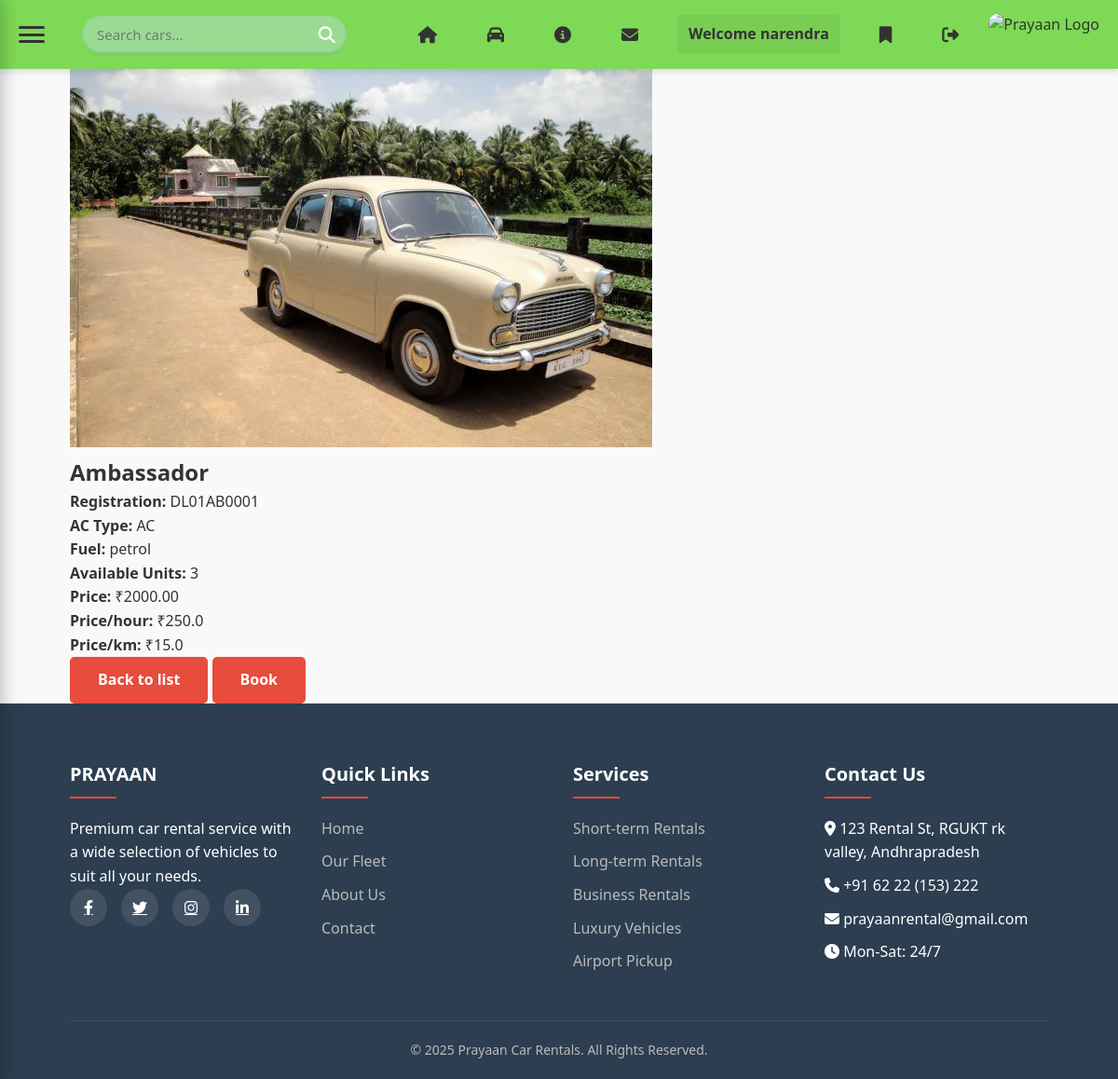
Page /dashboard/cars/1/ (signed in) on the committed database.
### app/models.py (models this page shows, shortened)
class Car(models.Model):
    CATEGORY_CHOICES = [
        ('Ambassador', 'Ambassador'),
        ('Tata Sumo', 'Tata Sumo'),
        ('Maruti Omni', 'Maruti Omni'),
        ('Maruti Esteem', 'Maruti Esteem'),
        ('Mahindra Armada', 'Mahindra Armada'),
    ]
    AC_CHOICES = [('AC', 'AC'), ('Non-AC', 'Non-AC')]
    STATUS_CHOICES = [('available', 'Available'), ('repair', 'Repair')]
    Fuel_con = [('petrol', 'Petrol'), ('diesel', 'Diesel'), ('gas', 'Gas'), ('electric', 'Electric')]
    category = models.CharField(max_length=20, choices=CATEGORY_CHOICES)
    ac_type = models.CharField(max_length=10, choices=AC_CHOICES)
    total_cars = models.IntegerField(default=1)
    registration_number = models.CharField(max_length=20, unique=True)
    image = models.ImageField(upload_to='cars/')
    price = models.DecimalField(max_digits=8, decimal_places=2)
    price_per_hour = models.FloatField(default=0)
    price_per_km = models.FloatField(default=0)
    fuel_consumption = models.CharField(max_length=15, choices=Fuel_con, default='diesel')
    status = models.CharField(max_length=10, choices=STATUS_CHOICES, default='available')
    is_returned = models.BooleanField(default=False)
    pending_payment = models.DecimalField(max_digits=10, decimal_places=2, default=0)
    damage_reported = models.BooleanField(default=False)
    damage_fee = models.DecimalField(max_digits=10, decimal_places=2, default=0)
    returned_at = models.DateTimeField(null=True, blank=True)

### app/views.py (the view)
# urls.py: path('dashboard/cars/<int:pk>/', views.car_detail_view, name='car_detail'),
@login_required
def car_detail_view(request, pk):
    car = get_object_or_404(Car, id=pk)
    return render(request, 'app/car_detail.html', {'car': car})

### app/templatetags/car_extras.py (called while the page is built, shortened)
@register.simple_tag
def car_image_url(car):
    try:
        if getattr(car, 'image') and car.image:
            path = os.path.join(settings.MEDIA_ROOT, car.image.name)
            if os.path.exists(path):
                return settings.MEDIA_URL + car.image.name
    except Exception:
        pass

### app/templates/app/car_detail.html (shortened to what this page needs)
{% extends 'app/base.html' %}
{% load static %}
{% block content %}
<div class="container mt-4">
    <div class="row">
        <div class="col-md-6">
            {% load car_extras %}
            {% car_image_url car as image_url %}
            <img src="{{ image_url }}" class="img-fluid" alt="{{ car.category }}">
        </div>
        <div class="col-md-6">
            <h2>{{ car.category }}</h2>
            <p><strong>Registration:</strong> {{ car.registration_number }}</p>
            <p><strong>AC Type:</strong> {{ car.ac_type }}</p>
            <p><strong>Fuel:</strong> {{ car.fuel_consumption }}</p>
            <p><strong>Available Units:</strong> {{ car.total_cars }}</p>
            <p><strong>Price:</strong> ₹{{ car.price }}</p>
            <p><strong>Price/hour:</strong> ₹{{ car.price_per_hour }}</p>
            <p><strong>Price/km:</strong> ₹{{ car.price_per_km }}</p>
            <div class="mt-3">
                <a href="{% url 'cars' %}" class="btn btn-secondary">Back to list</a>
                <a href="{% url 'booking' %}?car_id={{ car.id }}" class="btn btn-success">Book</a>
            </div>
        </div>
    </div>
</div>
{% endblock %}

### app/templates/app/header.html (shortened to what this page needs)
{% load static %}
<!DOCTYPE html>
<html lang="en">
<head>
  <link rel="stylesheet" href="{% static 'app/css/h_style.css' %}">
  <link rel="stylesheet" href="https://cdnjs.cloudflare.com/ajax/libs/font-awesome/6.4.0/css/all.min.css">
</head>
<body>
  <header>
    <div class="header-container">
      <div id="hamburger" class="hamburger" onclick="toggleSidebar()">
        <div></div>
        <div></div>
        <div></div>
      </div>
      <form action="{% url 'cars' %}" method="get" class="search-form">
        <input type="text" name="q" placeholder="Search cars..." class="search-input">
        <button type="submit" class="search-button">
          <i class="fas fa-search"></i>
        </button>
      </form>
      <nav>
        <ul>
          <li><a href="{% url 'index' %}"><i class="fas fa-home"></i> <span>Home</span></a></li>
          <li><a href="{% url 'cars' %}"><i class="fas fa-car"></i> <span>Cars</span></a></li>
          <li><a href="{% url 'about' %}"><i class="fas fa-info-circle"></i> <span>About</span></a></li>
          <li><a href="#contact"><i class="fas fa-envelope"></i> <span>Contact</span></a></li>
          {% if user.is_authenticated %}
            <li class="user-welcome">Welcome {{ user.username }}</li>
            {% if user.is_superuser %}
            <li><a href="{% url 'admin_dashboard' %}"><i class="fas fa-tachometer-alt"></i> <span>DashBoard</span></a></li>
            {% else %}
            <li><a href="{% url 'booked_cars' %}"><i class="fas fa-bookmark"></i> <span>Booked Cars</span></a></li>
            <li><a href="{% url 'logout' %}"><i class="fas fa-sign-out-alt"></i> <span>Logout</span></a></li>
            {% endif %}
          {% else %}
            <li><a href="{% url 'login' %}"><i class="fas fa-sign-in-alt"></i> <span>Login</span></a></li>
            <li><a href="{% url 'register' %}"><i class="fas fa-user-plus"></i> <span>Register</span></a></li>
          {% endif %}
        </ul>
      </nav>
      <div class="logo-section">
        <img src="https://res.cloudinary.com/dc9ofdtip/image/upload/v1763115275/Untitled_design_2_ljo2is.png" alt="Prayaan Logo" class="logo-img">
      </div>
    </div>
  </header>
</body>
</html>

### app/static/app/css/style.css (style rules this page uses)
:root { --primary: #2c3e50; --secondary: #e74c3c; --light: #ecf0f1; --dark: #34495e; --success: #27ae60; }
* { margin: 0; padding: 0; box-sizing: border-box; font-family: 'Segoe UI', Tahoma, Geneva, Verdana, sans-serif; }
body { background-color: #f9f9f9; color: #333; line-height: 1.6; }
.container { width: 90%; max-width: 1200px; margin: 0 auto; padding: 0 15px; }
nav ul { display: flex; list-style: none; }
nav ul li { margin-left: 25px; }
nav ul li a { color: white; text-decoration: none; font-weight: 500; transition: color 0.3s; }
.btn { display: inline-block; padding: 12px 30px; background-color: var(--secondary); color: white; border: none; border-radius: 5px; font-size: 16px; font-weight: 600; text-decoration: none; transition: all 0.3s; cursor: pointer; }
.search-form { display: grid; grid-template-columns: repeat(auto-fit, minmax(200px, 1fr)); gap: 15px; }

### app/static/app/css/h_style.css (style rules this page uses)
:root { --primary: #2c3e50; --dark: #34495e; --light: #ecf0f1; --accent: #e74c3c; --text-light: #ffffff; --shadow: 0 4px 6px rgba(0, 0, 0, 0.1); --transition: all 0.3s ease; }
* { margin: 0; padding: 0; box-sizing: border-box; font-family: 'Segoe UI', Tahoma, Geneva, Verdana, sans-serif; }
body { background-color: #f9f9f9; color: #333; line-height: 1.6; overflow-x: hidden; }
header { background: #7ed957; color: #333; padding: 8px 0; box-shadow: var(--shadow); position: sticky; top: 0; z-index: 1000; border-bottom: none; }
.header-container { display: flex; align-items: center; justify-content: space-between; max-width: 1400px; margin: 0 auto; padding: 0 20px; gap: 20px; height: 58px; }
.logo-section { flex-shrink: 0; display: flex; align-items: center; justify-content: center; }
.logo-img { height: 46px; border-radius: 12px; object-fit: contain; }
.hamburger { cursor: pointer; display: flex; flex-direction: column; width: 28px; height: 18px; justify-content: space-between; transition: var(--transition); margin-right: 0; flex-shrink: 0; }
.hamburger div { height: 3px; width: 100%; background-color: #333; border-radius: 10px; transition: var(--transition); }
.search-form { flex: 1; display: flex; align-items: center; position: relative; background: #9adb93; border-radius: 25px; padding: 2px; max-width: 400px; min-width: 200px; margin: 0 20px; }
.search-input { width: 100%; padding: 8px 40px 8px 14px; border: none; border-radius: 25px; outline: none; font-size: 15px; background: #9adb93; transition: var(--transition); box-shadow: 0 2px 5px rgba(0,0,0,0.1); }
.search-button { position: absolute; right: 12px; top: 50%; transform: translateY(-50%); border: none; background: transparent; color:white; cursor: pointer; font-size: 18px; transition: var(--transition); }
nav { flex-shrink: 0; display: flex; }
nav ul { display: flex; list-style: none; gap: 5px; align-items: center; margin: 0; padding: 0; }
nav ul li { flex-shrink: 0; }
nav ul li a { color: #333; text-decoration: none; font-weight: 500; padding: 8px 12px; border-radius: 4px; transition: var(--transition); display: flex; align-items: center; justify-content: center; gap: 5px; white-space: nowrap; }
nav ul li a i { font-size: 18px; }
.user-welcome { color: #333; font-weight: 600; padding: 8px 12px; border-radius: 4px; background: rgba(0, 0, 0, 0.05); }
.btn { display: inline-block; padding: 12px 30px; background-color: var(--accent); color: white; text-decoration: none; border-radius: 5px; font-weight: 600; transition: var(--transition); }

### rows in the picture
Car: category (picture), category "Ambassador", registration_number "DL01AB0001", ac_type "AC", fuel_consumption "petrol", total_cars "3", price "2000.00", price_per_hour "250.0", price_per_km "15.0"

### other values in the picture
{{ user.username }} "narendra"
